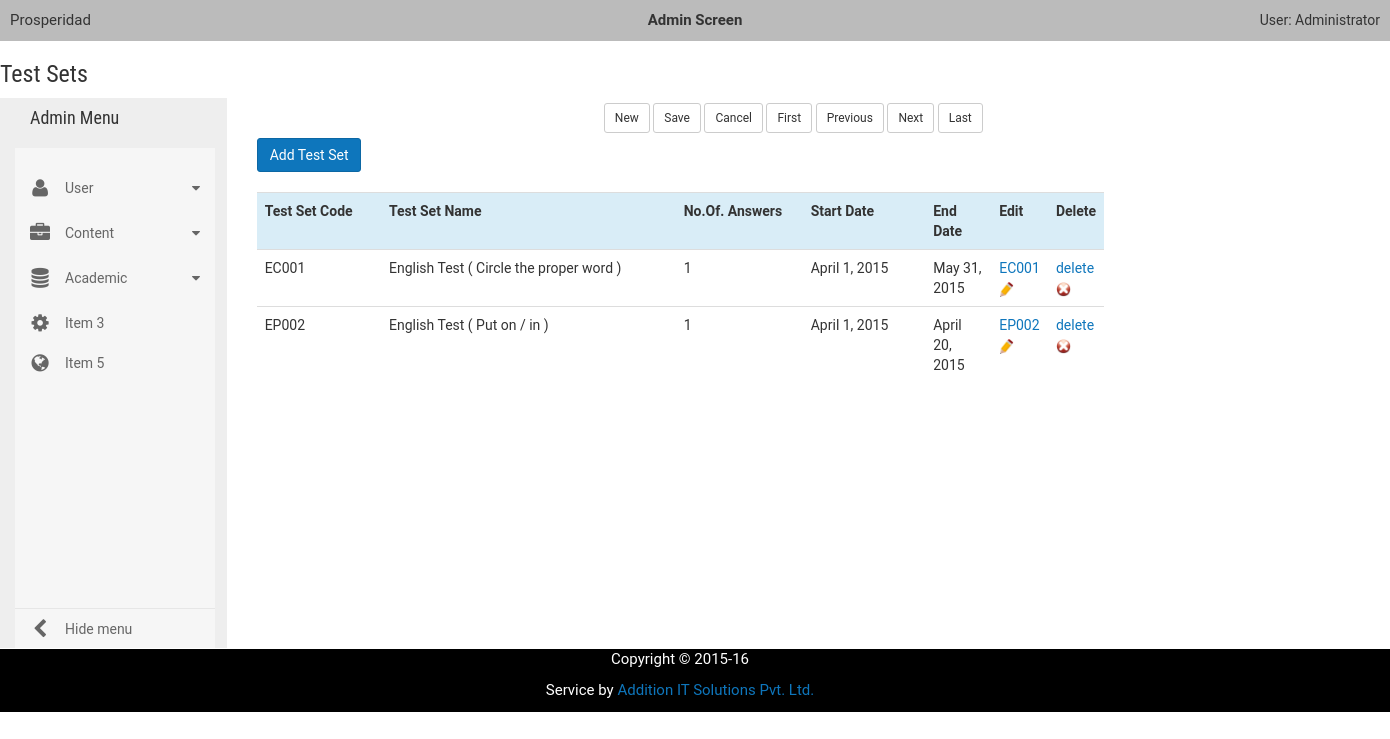
Page /a/dmin/testset/ on the earlier database version.
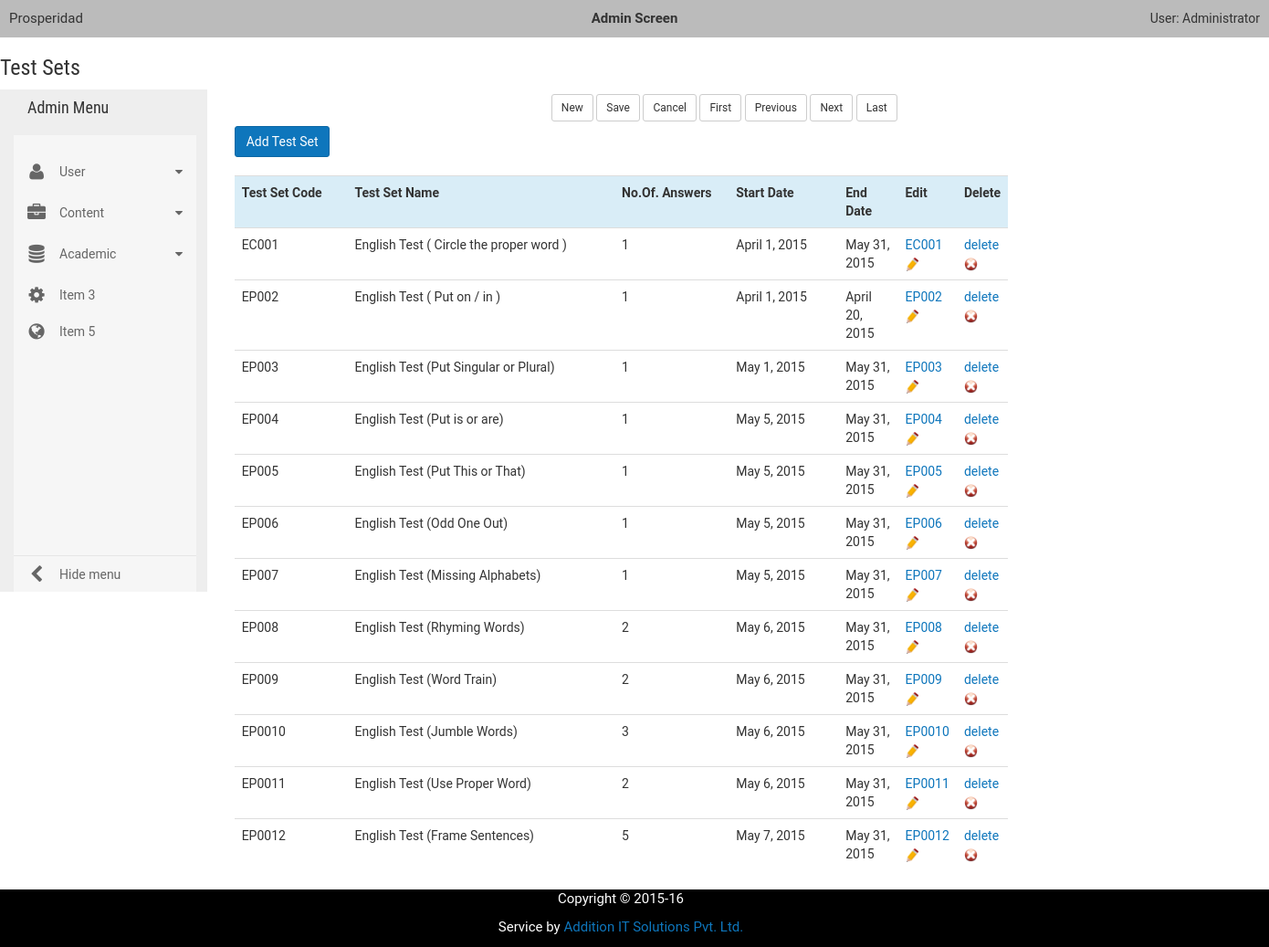
Same page on the later database version.
### etests/models.py (models this page shows, shortened)
class TestSet(models.Model):
    code = models.CharField(max_length=100, unique=True, blank=False, null=False)
    testname = models.CharField(max_length=100, blank=False, null=False)
    description = models.CharField(max_length=300, blank=True, null=True)
    no_ans = models.IntegerField(default=1, blank=False, null=False)
    startdate = models.DateField()
    enddate = models.DateField()
    groups = models.ManyToManyField(Group)

### dmin/views.py (the view)
# urls.py: url(r'^dmin/testset/edit/(?P<pk>\d+)$', views.testset_update, name='testset_edit'),
def testset(request, template_name='dmin/testset_list.html'):
    testset = TestSet.objects.all()
    data = {}
    data['object_list'] = testset
    return render(request, template_name, data)

### templates/dmin/testset_list.html (shortened to what this page needs)
<!DOCTYPE html>
{% extends "dmin/base.html" %}
    {% block mainbody_block %}
        {% block heading_block %}
            <div id="aheader">
                <h3>Test Sets</h3>
            </div>
        {% endblock %}
        <div class="col-sm-2" style="background-color:#eee; height:550px">
                {% include 'dmin/admin_menu.html' %}
        </div>
        {% load staticfiles %}
	<div class="col-sm-10">
                {% include 'dmin/toolbar.html' %}
                <div id="resultsarea" class =col-sm-10">
			<div id="asection">
			    <div class="container">
				  <div class="row">
				    <div class="col-md-9">
				      <a class="btn btn-primary" href="{% url "testset_new" %}">Add Test Set</a>
				      <br><br>
				        <table  class="table table-hover" >
				        <tbody>
				            <colgroup>
				                <col class="col-md-2">
				                <col class="col-md-5">
				                <col class="col-md-2">
				                <col class="col-md-2">
				                <col class="col-md-1">
				                <col class="col-md-1">
				            </colgroup>
				          <tr class="info">
				            <th>Test Set Code</th>
				            <th>Test Set Name</th>
					    <th>No.Of. Answers</th>
				            <th>Start Date</th>
				            <th>End Date</th>
				              <th>Edit</th>
				              <th>Delete</th>
				          </tr>
				            {% for testset in object_list %}
				                <tr>
				                    <td>{{ testset.code }}</td>
				                    <td>{{ testset.testname }}</td>
						    <td>{{ testset.no_ans }} </td>
				                    <td>{{ testset.startdate }}</td>
				                    <td>{{ testset.enddate }}</td>
				                    <td>
				                        <a href="{% url "testset_edit" testset.id %}">{{ testset.code }}
				                            <img src="{% static "img/edit.png" %}" height="15" width="15" alt="Edit"></a>
				                    </td>
				                    <td> <a href="{% url "testset_delete" testset.id %}">delete
				                            <img src="{% static "img/delete.png" %}" height="15" width="15" alt="Delete"></a></td>
				                    {% empty %}
				                        No Test Set yet
				            {% endfor %}
				            </tr>
				            </tbody>
				        </table>
				    </div>
				  </div>
			</div>
		</div>
	</div>
    {% endblock %}

### templates/dmin/base.html (shortened to what this page needs)
<!doctype html>
<html lang="en" >
<head>
    {% load staticfiles %}
    <link rel="stylesheet" href="{% static "css/bootstrap.css" %}">
    <link rel="stylesheet" href="{% static "css/jquery-ui.min.css" %}">
    <link rel="stylesheet" href="{% static "css/jquery-ui.structure.min.css" %}">
    <link rel="stylesheet" href="{% static "css/jquery-ui.theme.min.css" %}">
    <link rel="stylesheet" href="{% static "css/font-awesome.min.css" %}" >
    <link rel="stylesheet" href="{% static "css/vertical-responsive-menu.min.css" %}" >
    <link rel="stylesheet" href="{% static "css/demo.css" %}" >
</head>
<body>
<div class="container col-sm-12">
    <div class="row" style="background-color: #bbb; ">
        <div class="col-sm-4" style="text-align:left; font-size:15px; padding:10px; ">
            Prosperidad
        </div>
        <div class="col-sm-4" style="text-align:center; font-size:15px; padding:10px; ">
            <b>Admin Screen</b>
        </div>
        <div class="col-sm-4" style="text-align:right; padding:10px; ">
            User:   {% block adminname_block %}
                        Administrator
                    {% endblock %}
        </div>
    </div>
    <div class="row">
        <div class="row col-sm-12">
        {% block mainbody_block %}{% endblock %}
        </div>
    </div>
    <div class="row">
        <div class="row col-sm-12">
        </div>
    </div>
    <div class="row" style="background-color: black; ">
            <div class="row col-sm-12" style="text-align:center; color:white; font-size:15px; ">
                <p>Copyright &copy; 2015-16</p>
                <p>Service by <a href="http://www.aitspl.com" target="_blank">Addition IT Solutions Pvt. Ltd.</a></p>
            </div>
    </div>
</div>
</body>
</html>

### templates/dmin/admin_menu.html (shortened to what this page needs)
<div class="col-sm-12" style="background-color:#eee; height:550px">
        <h4>Admin Menu</h4>
    <nav class="vertical_nav">
    <ul id="js-menu" class="menu">
      <li class="menu--item  menu--item__has_sub_menu">
        <label class="menu--link" title="Item 1">
          <i class="menu--icon  fa fa-fw fa-user"></i>
          <span class="menu--label">User</span>
        </label>
      </li>
      <li class="menu--item  menu--item__has_sub_menu">
        <label class="menu--link" title="Item 2">
          <i class="menu--icon  fa fa-fw fa-briefcase"></i>
          <span class="menu--label">Content</span>
        </label>
      </li>
      <li class="menu--item  menu--item__has_sub_menu">
        <label class="menu--link" title="Item 4">
          <i class="menu--icon  fa fa-fw fa-database"></i>
          <span class="menu--label">Academic</span>
        </label>
      </li>
      <li class="menu--item">
        <a href="#" class="menu--link" title="Item 3">
          <i class="menu--icon  fa fa-fw fa-cog"></i>
          <span class="menu--label">Item 3</span>
        </a>
      </li>
      <li class="menu--item">
        <a href="#" class="menu--link" title="Item 5">
          <i class="menu--icon  fa fa-fw fa-globe"></i>
          <span class="menu--label">Item 5</span>
        </a>
      </li>
    </ul>
    <button id="collapse_menu" class="collapse_menu">
      <i class="collapse_menu--icon  fa fa-fw"></i>
      <span class="collapse_menu--label">Hide menu</span>
    </button>
    </nav>
</div>

### templates/dmin/toolbar.html
<div class="row" style=" text-align:center; padding:5px">
    <div class="btn btn-default btn-sm" onclick="admin_nav(0)";>
        New
    </div>
    <div class="btn btn-default btn-sm" onclick="admin_nav(1)";>
        Save
    </div>
    <div class="btn btn-default btn-sm" onclick="admin_nav(2)";>
        Cancel
    </div>
    <div class="btn btn-default btn-sm" onclick="admin_nav(3)";>
        First
    </div>
    <div class="btn btn-default btn-sm" onclick="admin_nav(4)";>
        Previous
    </div>
        <div class="btn btn-default btn-sm" onclick="admin_nav(5)";>
        Next
    </div>
    <div class="btn btn-default btn-sm" onclick="admin_nav(6)";>
        Last
    </div>
</div>

### static/css/demo.css (style rules this page uses)
html { font-size: 16px; }
body { margin: 0; font-family: "Roboto", sans-serif; font-size: 0.875rem; line-height: 1.42857143; color: #333; }
@media (min-width: 992px) { body { overflow-y: scroll; } }

Differences in the rows shown:
added TestSet: code "EP003", testname "English Test (Put Singular or Plural)", no_ans "1", startdate "May 1, 2015", enddate "May 31, 2015"
added TestSet: code "EP004", testname "English Test (Put is or are)", no_ans "1", startdate "May 5, 2015", enddate "May 31, 2015"
added TestSet: code "EP005", testname "English Test (Put This or That)", no_ans "1", startdate "May 5, 2015", enddate "May 31, 2015"
added TestSet: code "EP006", testname "English Test (Odd One Out)", no_ans "1", startdate "May 5, 2015", enddate "May 31, 2015"
added TestSet: code "EP007", testname "English Test (Missing Alphabets)", no_ans "1", startdate "May 5, 2015", enddate "May 31, 2015"
added TestSet: code "EP008", testname "English Test (Rhyming Words)", no_ans "2", startdate "May 6, 2015", enddate "May 31, 2015"
added TestSet: code "EP009", testname "English Test (Word Train)", no_ans "2", startdate "May 6, 2015", enddate "May 31, 2015"
added TestSet: code "EP0010", testname "English Test (Jumble Words)", no_ans "3", startdate "May 6, 2015", enddate "May 31, 2015"
added TestSet: code "EP0011", testname "English Test (Use Proper Word)", no_ans "2", startdate "May 6, 2015", enddate "May 31, 2015"
added TestSet: code "EP0012", testname "English Test (Frame Sentences)", no_ans "5", startdate "May 7, 2015", enddate "May 31, 2015"
